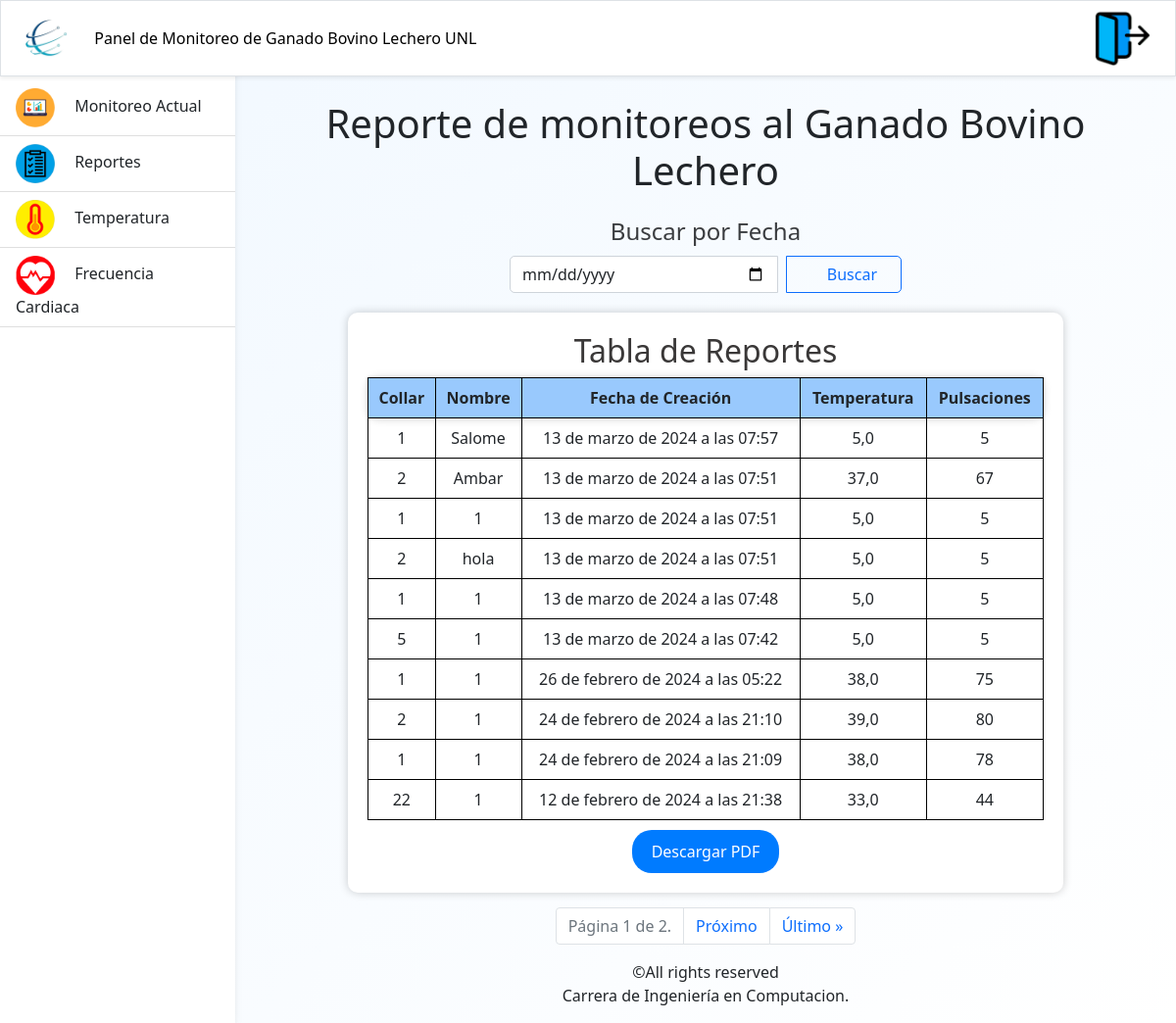
The app's page /reportes/ (signed in) with its own data.
### temp_car/models.py (models this page shows, shortened)
class MedicionCompleto(models.Model):
    temperatura = models.FloatField()
    pulsaciones = models.IntegerField()
    fecha_creacion = models.DateTimeField(auto_now_add=True)
    collar_id = models.CharField(max_length=5000)  # Agrega la variable 'collar_id'
    nombre_vaca = models.CharField(max_length=100)

### temp_car/views.py (the view)
# urls.py: path('reportes/', reportes, name='reportes'),
@login_required
def reportes(request):
    page = request.GET.get('page', 1)
    fecha_busqueda = request.GET.get('fecha_busqueda')
    reportes_list = MedicionCompleto.objects.all().order_by('-fecha_creacion')
    if fecha_busqueda:
        try:
            fecha_busqueda = datetime.strptime(fecha_busqueda, '%Y-%m-%d')
            reportes_list = reportes_list.filter(fecha_creacion__date=fecha_busqueda)
        except ValueError:
            pass
    paginator = Paginator(reportes_list, 10)  # Muestra 10 elementos por página
    try:
        reportes = paginator.page(page)
    except PageNotAnInteger:
        reportes = paginator.page(1)
    except EmptyPage:
        reportes = paginator.page(paginator.num_pages)
    context = {
        'reportes': reportes,
        'fecha_busqueda': fecha_busqueda,
    }
    return render(request, 'panel_tecnico_docente/reportes.html', context)

### temp_car/templates/panel_tecnico_docente/reportes.html (shortened to what this page needs)
{% extends 'Usuario/base.html' %}
{% load static %}
{% block contenido %}
<link
  rel="stylesheet"
  href="https://cdn.jsdelivr.net/npm/bootstrap@5.0.0/dist/css/bootstrap.min.css"
/>
<head>
</head>
<div class="container mt-5">
  <h1 style="margin-top: -30px;" class="text-center mb-4">
    Reporte de monitoreos al Ganado Bovino Lechero
  </h1>
</div>
<div class="search-container mx-auto">
    <h2 style="text-align: center;" class="search-title">Buscar por Fecha</h2>
    <form class="search-form d-flex" role="search" method="get" action="">
        <input class="form-control search-input me-2" type="date" placeholder="Seleccionar fecha" aria-label="Buscar por fecha"name="fecha_busqueda" value="{{ fecha_busqueda }}">
        <button class="btn btn-outline-primary search-btn" type="submit">
            <i class="bi bi-search"></i> Buscar
        </button>
    </form>
</div>
<div id="tablaContainer">
  <h2 style="color: #3a3838; text-align: center">Tabla de Reportes</h2>
  <table id="tablaReportes">
    <thead id="tablaTitulo">
      <tr>
        <th>Collar</th>
        <th>Nombre</th>
        <th>Fecha de Creación</th>
        <th>Temperatura</th>
        <th>Pulsaciones</th>
      </tr>
    </thead>
    <tbody>
      {% for reporte in reportes %}
      <tr>
        <td>{{ reporte.collar_id }}</td>
        <td>{{ reporte.nombre_vaca }}</td>
        <td>{{ reporte.fecha_creacion }}</td>
        <td>{{ reporte.temperatura }}</td>
        <td>{{ reporte.pulsaciones }}</td>
      </tr>
      {% endfor %}
    </tbody>
  </table>
  <div>
    <div class="row align-items-center justify-content-center">
      <div style="margin-top: 10px" class="col-md-6 text-center">
        <a href="{% url 'generar_pdf' %}" class="boton-descargar"
          >Descargar PDF</a>
      </div>
    </div>
  </div>
</div>
<div id="Navegacion">
  <nav aria-label="Page navigation">
    <ul class="pagination justify-content-center">
      <li class="page-item disabled">
        <span class="page-link">
          Página {{ reportes.number }} de {{ reportes.paginator.num_pages }}.
        </span>
      </li>
      {% if reportes.has_next %}
      <li class="page-item">
        <a class="page-link" href="?page={{ reportes.next_page_number }}"
          >Próximo</a
        >
      </li>
      <li class="page-item">
        <a class="page-link" href="?page={{ reportes.paginator.num_pages }}"
          >Último &raquo;</a
        >
      </li>
      {% endif %}
    </ul>
  </nav>
</div>
<div style="text-align: center; margin-top: 10px">
  <footer>
    <p>
      &copy;All rights reserved <br />
      Carrera de Ingeniería en Computacion.
    </p>
  </footer>
</div>
{% endblock %}

### temp_car/static/assets/css/style2.css (style rules this page uses)
body { background-color: #fbfbfb; }

### temp_car/templates/panel_tecnico_docente/reportes.html (style rules this page uses)
body { background: linear-gradient(135deg, #7cbeff1c, #ffffff); animation: water 4s infinite alternate; }
#tablaContainer { margin: auto; background-color: #ffffff; border-radius: 10px; box-shadow: 0 0 10px rgba(0, 0, 0, 0.2); padding: 20px; width: 80%; max-width: 800px; margin-top: 20px; }
#tablaTitulo { background-color: #72b4fc; border-radius: 10px; box-shadow: 0 0 10px rgba(0, 0, 0, 0.2); padding: 20px; width: 80%; max-width: 800px; margin-top: 20px; }
table { margin: auto; border-collapse: collapse; width: 100%; }
th, td { border: 1px solid #000000; padding: 8px; text-align: center; }
th { background-color: rgba(255, 255, 255, 0.274); }
#Navegacion { margin-top: 15px; }
.search-container { margin: 20px; max-width: 400px; }
.search-form { width: 100%; }
.search-input { width: 70%; border-radius: 5px 0 0 5px; }
.search-btn { width: 30%; border-radius: 0 5px 5px 0; }
.search-title { color: #3a3c3f; font-size: 24px; margin-bottom: 10px; }
.boton-descargar { display: inline-block; align-items: center; padding: 10px 20px; border-radius: 20px; background-color: #007bff; color: #ffffff; text-decoration: none; }

### records on screen
MedicionCompleto: collar_id "1", nombre_vaca "Salome", fecha_creacion "13 de marzo de 2024 a las 07:57", temperatura "5,0", pulsaciones "5"
MedicionCompleto: collar_id "2", nombre_vaca "Ambar", fecha_creacion "13 de marzo de 2024 a las 07:51", temperatura "37,0", pulsaciones "67"
MedicionCompleto: collar_id "1", nombre_vaca "1", fecha_creacion "13 de marzo de 2024 a las 07:51", temperatura "5,0", pulsaciones "5"
MedicionCompleto: collar_id "2", nombre_vaca "hola", fecha_creacion "13 de marzo de 2024 a las 07:51", temperatura "5,0", pulsaciones "5"
MedicionCompleto: collar_id "1", nombre_vaca "1", fecha_creacion "13 de marzo de 2024 a las 07:48", temperatura "5,0", pulsaciones "5"
MedicionCompleto: collar_id "5", nombre_vaca "1", fecha_creacion "13 de marzo de 2024 a las 07:42", temperatura "5,0", pulsaciones "5"
MedicionCompleto: collar_id "1", nombre_vaca "1", fecha_creacion "26 de febrero de 2024 a las 05:22", temperatura "38,0", pulsaciones "75"
MedicionCompleto: collar_id "2", nombre_vaca "1", fecha_creacion "24 de febrero de 2024 a las 21:10", temperatura "39,0", pulsaciones "80"
MedicionCompleto: collar_id "1", nombre_vaca "1", fecha_creacion "24 de febrero de 2024 a las 21:09", temperatura "38,0", pulsaciones "78"
MedicionCompleto: collar_id "22", nombre_vaca "1", fecha_creacion "12 de febrero de 2024 a las 21:38", temperatura "33,0", pulsaciones "44"

### other values on screen
{{ reportes.number }} "1"
{{ reportes.paginator.num_pages }} "2"
